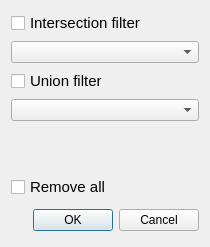
<?xml version="1.0" encoding="UTF-8"?>
<ui version="4.0">
 <class>DialogRemove</class>
 <widget class="QDialog" name="DialogRemove">
  <property name="geometry">
   <rect>
    <x>0</x>
    <y>0</y>
    <width>210</width>
    <height>247</height>
   </rect>
  </property>
  <property name="minimumSize">
   <size>
    <width>210</width>
    <height>247</height>
   </size>
  </property>
  <property name="maximumSize">
   <size>
    <width>258</width>
    <height>247</height>
   </size>
  </property>
  <property name="windowTitle">
   <string>Remove Filters</string>
  </property>
  <property name="windowIcon">
   <iconset resource="QtWidgetsApplication2.qrc">
    <normaloff>:/QtWidgetsApplication2/remove-icon-16.jpg</normaloff>:/QtWidgetsApplication2/remove-icon-16.jpg</iconset>
  </property>
  <layout class="QGridLayout" name="gridLayout">
   <item row="0" column="0">
    <layout class="QVBoxLayout" name="verticalLayout">
     <item>
      <widget class="QCheckBox" name="checkBox_3">
       <property name="font">
        <font>
         <pointsize>11</pointsize>
        </font>
       </property>
       <property name="text">
        <string>Intersection filter</string>
       </property>
      </widget>
     </item>
     <item>
      <widget class="QComboBox" name="comboBox">
       <property name="editable">
        <bool>false</bool>
       </property>
      </widget>
     </item>
     <item>
      <widget class="QCheckBox" name="checkBox_2">
       <property name="font">
        <font>
         <pointsize>11</pointsize>
        </font>
       </property>
       <property name="text">
        <string>Union filter</string>
       </property>
      </widget>
     </item>
     <item>
      <widget class="QComboBox" name="comboBox_2">
       <property name="editable">
        <bool>false</bool>
       </property>
      </widget>
     </item>
     <item>
      <spacer name="verticalSpacer">
       <property name="orientation">
        <enum>Qt::Vertical</enum>
       </property>
       <property name="sizeHint" stdset="0">
        <size>
         <width>238</width>
         <height>13</height>
        </size>
       </property>
      </spacer>
     </item>
     <item>
      <widget class="QCheckBox" name="checkBox">
       <property name="font">
        <font>
         <pointsize>11</pointsize>
        </font>
       </property>
       <property name="text">
        <string>Remove all</string>
       </property>
      </widget>
     </item>
     <item>
      <layout class="QHBoxLayout" name="horizontalLayout">
       <item>
        <spacer>
         <property name="orientation">
          <enum>Qt::Horizontal</enum>
         </property>
         <property name="sizeHint" stdset="0">
          <size>
           <width>131</width>
           <height>31</height>
          </size>
         </property>
        </spacer>
       </item>
       <item>
        <widget class="QPushButton" name="okButton">
         <property name="text">
          <string>OK</string>
         </property>
        </widget>
       </item>
       <item>
        <widget class="QPushButton" name="cancelButton">
         <property name="text">
          <string>Cancel</string>
         </property>
        </widget>
       </item>
      </layout>
     </item>
    </layout>
   </item>
  </layout>
 </widget>
 <resources>
  <include location="QtWidgetsApplication2.qrc"/>
 </resources>
 <connections>
  <connection>
   <sender>okButton</sender>
   <signal>clicked()</signal>
   <receiver>DialogRemove</receiver>
   <slot>accept()</slot>
   <hints>
    <hint type="sourcelabel">
     <x>278</x>
     <y>253</y>
    </hint>
    <hint type="destinationlabel">
     <x>96</x>
     <y>254</y>
    </hint>
   </hints>
  </connection>
  <connection>
   <sender>cancelButton</sender>
   <signal>clicked()</signal>
   <receiver>DialogRemove</receiver>
   <slot>reject()</slot>
   <hints>
    <hint type="sourcelabel">
     <x>369</x>
     <y>253</y>
    </hint>
    <hint type="destinationlabel">
     <x>179</x>
     <y>282</y>
    </hint>
   </hints>
  </connection>
 </connections>
</ui>
